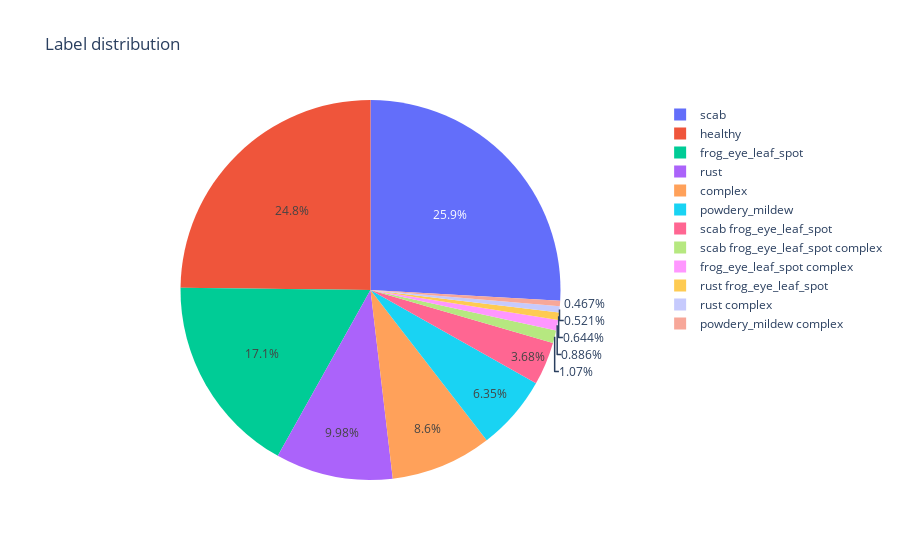

The notebook cell saved with this chart:
### Markdown cell above
#  *Label Distribution from train set*

### Code cell
source = df_train['labels'].value_counts()
fig = go.Figure(data=[go.Pie(labels=source.index,values=source.values)])
fig.update_layout(title='Label distribution')
fig.show()

### Figure 1 — Plotly figure (JSON) as saved in the notebook; plotly's stock layout.template omitted (floating-point values rounded to 4 significant figures)
{"data": [{"labels": ["scab", "healthy", "frog_eye_leaf_spot", "rust", "complex", "powdery_mildew", "scab frog_eye_leaf_spot", "scab frog_eye_leaf_spot complex", "frog_eye_leaf_spot complex", "rust frog_eye_leaf_spot", "rust complex", "powdery_mildew complex"], "type": "pie", "values": [4826, 4624, 3181, 1860, 1602, 1184, 686, 200, 165, 120, 97, 87]}], "layout": {"autosize": true, "title": {"text": "Label distribution"}}}
